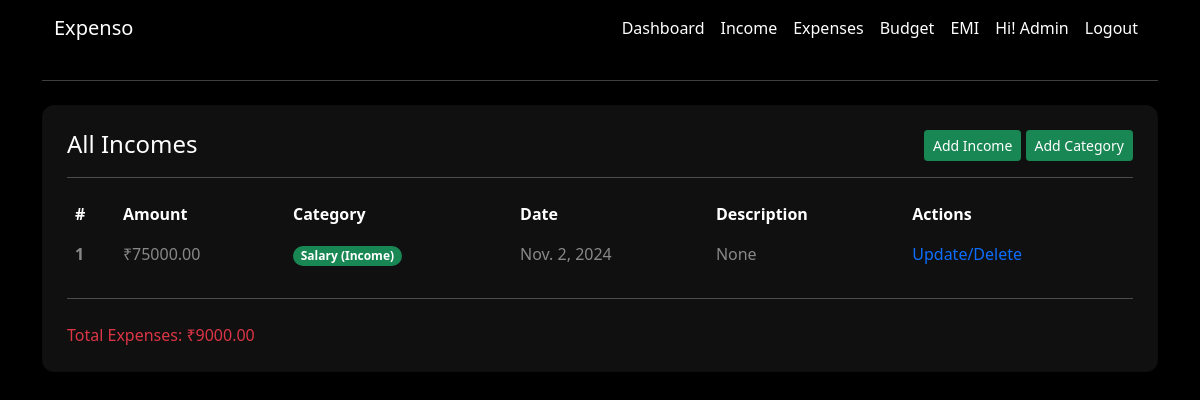
The page /income/ (signed in) on the database as committed earlier.
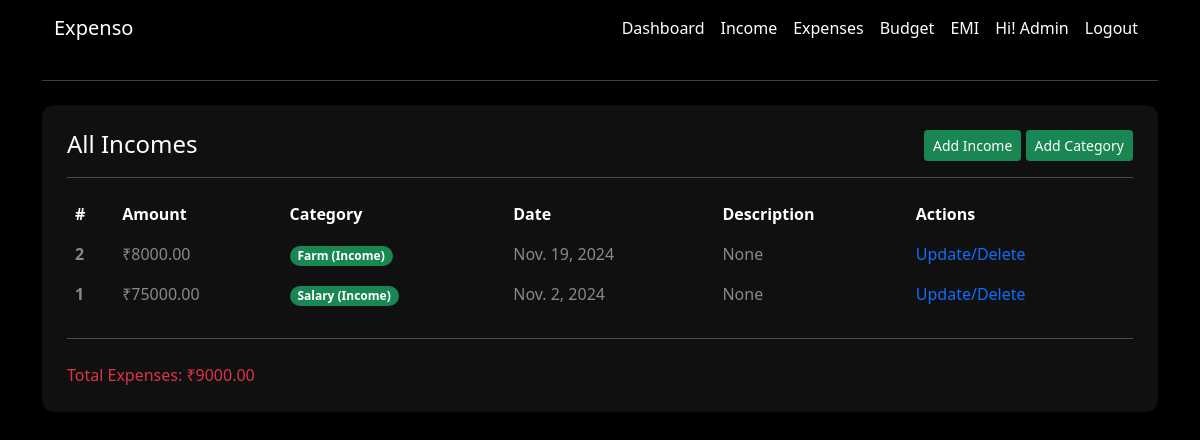
The same page on the database as committed later.
### app/models.py (models this page shows, shortened)
class Income(models.Model):
    user = models.ForeignKey(  # Foreign key to associate income records with a user.
        User,  # Refers to the User model.
        on_delete=models.CASCADE,  # Deletes income records if the associated user is deleted.
        related_name='income'  # Allows reverse querying using 'income' on the User model.
    )
    amount = models.DecimalField(  # Field to store the income amount.
        max_digits=10,  # Maximum number of digits in the amount (including decimal places).
        decimal_places=2  # Number of digits after the decimal point (e.g., 12345.67).
    )
    category = models.ForeignKey(  # Foreign key to associate the income with a category.
        Category,  # Refers to the Category model.
        on_delete=models.CASCADE,  # Deletes income records if the associated category is deleted.
        limit_choices_to={'category_type': 'Income'},  # Limits category choices to "Income" type.
        related_name='income'  # Allows reverse querying using 'income' on the Category model.
    )
    description = models.TextField(  # Field to store an optional description for the income.
        blank=True,  # Allows this field to be left empty in forms.
        null=True  # Allows this field to store NULL values in the database.
    )
    date = models.DateField()  # Field to store the date of the income.
    created_at = models.DateTimeField(  # Field to store when the income record was created.
        auto_now_add=True  # Automatically sets the current timestamp when created.
    )

class Category(models.Model):
    INCOME = 'Income'  # Constant for the "Income" category type.
    EXPENSE = 'Expense'  # Constant for the "Expense" category type.
    CATEGORY_TYPES = [  # A list of choices for the 'category_type' field.
        (INCOME, 'Income'),  # First choice is "Income".
        (EXPENSE, 'Expense'),  # Second choice is "Expense".
    ]
    user = models.ForeignKey(  # Foreign key to associate categories with a user.
        User,  # Refers to the User model.
        on_delete=models.CASCADE,  # Deletes categories when the user is deleted.
        blank=True,  # Allows this field to be left empty.
        null=True,  # Allows this field to store NULL values.
        related_name='categories'  # Allows reverse querying using 'categories' on the User model.
    )
    name = models.CharField(  # Field for the category name.
        max_length=50,  # Maximum length of the name is 50 characters.
    )
    category_type = models.CharField(  # Field for the type of category (Income or Expense).
        max_length=10,  # Maximum length of the category type is 10 characters.
        choices=CATEGORY_TYPES  # Limits the field to predefined choices (Income/Expense).
    )
    created_at = models.DateTimeField(  # Field to store when the category was created.
        auto_now_add=True  # Automatically sets the current timestamp when created.
    )
    def __str__(self):  # String representation of the category object.
        return f"{self.name} ({self.category_type})"  # Displays the category name and type in admin or shell.

### app/views.py (the view)
# urls.py: path('income/', views.income_view, name='income'),
@login_required(login_url='login')
def income_view(request):
    incomes = Income.objects.filter(user=request.user).order_by('-date')
    return render(request, 'income/income.html', context={'incomes':incomes})

### app/models.py (called while the page is built)
    def total_expense(self):
        return sum(expense.amount for expense in self.expenses.all()) if self.expenses.exists() else 0

### app/templates/income/income.html (shortened to what this page needs)
{% extends 'base.html' %}
{% block content %}
<hr class="my-4">
<div class="row">
    <div class="col-12 mb-4">
        <div class="card text-white shadow-sm p-4">
            <div class="d-flex justify-content-between">
                <h4 class="card-title mb-0">All Incomes</h4>
                <div>
                    <a href="{% url 'income-add' %}" class="btn btn-sm btn-success">Add Income</a>
                    <a href="{% url 'category-add' %}" class="btn btn-sm btn-success">Add Category</a>
                </div>
            </div>
            <hr>
            <div class="table-responsive">
                <table class="table text-white">
                    <thead>
                        <tr>
                            <th scope="col">#</th>
                            <th scope="col">Amount</th>
                            <th scope="col">Category</th>
                            <th scope="col">Date</th>
                            <th scope="col">Description</th>
                            <th scope="col">Actions</th>
                        </tr>
                    </thead>
                    <tbody>
                        {% for income in incomes %}
                        <tr class="text-white-50">
                            <th scope="row">{{income.id}}</th>
                            <td>₹{{income.amount}}</td>
                            <td><span class="badge rounded-pill bg-success">{{income.category}}</span></td>
                            <td>{{income.date}}</td>
                            <td>{% if income.description %}  {{income.description}} {% else %}  None  {% endif %}</td>
                            <td><a href="{% url 'income-update' income.id %}" style="text-decoration: none">Update/Delete</a></td>
                        </tr>
                        {% endfor %}
                    </tbody>
                </table>
            </div>
            <hr class="my-2">
            <div class="d-flex justify-content-between mt-3">
                <p class="mb-0 text-danger">Total Expenses: ₹{{ request.user.total_expense }}</p>
            </div>
        </div>
    </div>
</div>
{% endblock %}

Rows that differ between the two databases and show on the page:
added Income: id "2", amount "8000.00", category "Farm (Income)", date "Nov. 19, 2024", description "None"
